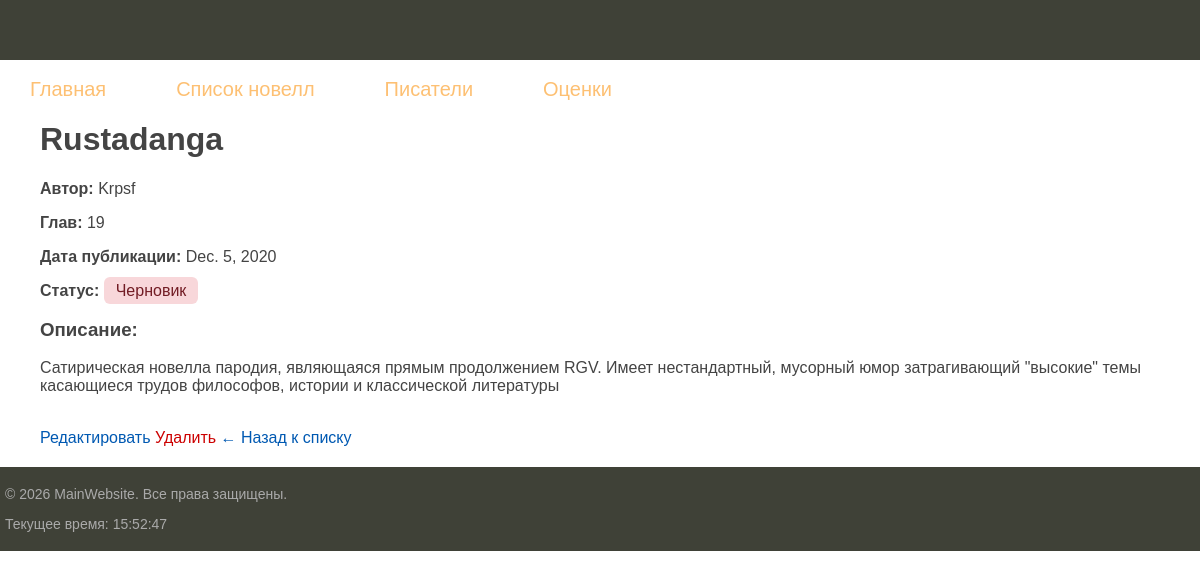
The app's page /novels/rustadanga/ with its own data.
### novel/models.py (models this page shows, shortened)
class Novel(models.Model):
    title = models.CharField(
        max_length=200,
        verbose_name="Название новеллы"
    )
    author = models.CharField(
        max_length=100,
        verbose_name="Автор"
    )
    published_date = models.DateField(
        default=timezone.now,
        verbose_name="Дата публикации"
    )
    chapters_count = models.PositiveIntegerField(
        default=1,
        verbose_name="Количество глав"
    )
    description = models.TextField(
        blank=True,
        null=True,
        verbose_name="Описание"
    )
    slug = models.SlugField(
        max_length=250,
        unique=True,
        blank=True,
        null=True,
        verbose_name="Slug (URL)"
    )
    status = models.CharField(
        max_length=20,
        choices=NovelStatus.choices,
        default=NovelStatus.DRAFT,
        verbose_name="Статус"
    )
    created_at = models.DateTimeField(auto_now_add=True)
    updated_at = models.DateTimeField(auto_now=True)
    objects = NovelManager()  # теперь Novel.objects — это наш менеджер
    all_objects = models.Manager()  # оригинальный менеджер (если понадобится)
    class Meta:
        verbose_name = "Новелла"
        verbose_name_plural = "Новеллы"
        ordering = ['-published_date', 'title']
    def get_status_display(self):
        return dict(NovelStatus.choices).get(self.status, self.status)

### novel/views.py (the view)
# urls.py: path('novels/<slug:slug>/', views.novel_detail, name='novel_detail'),
def novel_detail(request, slug):
    novel = get_object_or_404(Novel, slug=slug)
    return render(request, 'novel_detail.html', {'novel': novel})

### novel/templatetags/novel_tags.py (called while the page is built)
@register.simple_tag
def current_time(format_string='%H:%M:%S'):
    return datetime.now().strftime(format_string)

### novel/templates/novel_detail.html (shortened to what this page needs)
{% extends 'base.html' %}
{% block content %}
<div class="content">
    <h1>{{ novel.title }}</h1>
    <p><strong>Автор:</strong> {{ novel.author }}</p>
    <p><strong>Глав:</strong> {{ novel.chapters_count }}</p>
    <p><strong>Дата публикации:</strong> {{ novel.published_date }}</p>
    <p><strong>Статус:</strong>
        <span style="padding: 5px 12px; border-radius: 6px; background:
            {% if novel.status == 'completed' %}#d4edda; color: #155724;
            {% elif novel.status == 'published' %}#cce5ff; color: #004085;
            {% elif novel.status == 'on_hold' %}#fff3cd; color: #856404;
            {% else %}#f8d7da; color: #721c24;{% endif %}">
            {{ novel.get_status_display }}
        </span>
    </p>
    {% if novel.description %}
        <h3>Описание:</h3>
        <p>{{ novel.description }}</p>
    {% endif %}
    <br>
    <a href="{% url 'novel_update' slug=novel.slug %}" class="control">Редактировать</a>
    <a href="{% url 'novel_delete' slug=novel.slug %}" class="control" style="color: #CC0000;">Удалить</a>
    <a href="{% url 'novel_list' %}" class="control">← Назад к списку</a>
</div>
{% endblock %}

### novel/static/css/styles.css (style rules this page uses)
html, body { font-family: 'Arial'; margin: 0; padding: 0; height: 100%; width: 100%; color: #444; }
a { color: #0059b2; text-decoration: none; }
.content { padding: 40px 20px 20px 40px; width: 100%; box-sizing: border-box; }

### records on screen
Novel: title "Rustadanga", author "Krpsf", chapters_count "19", published_date "Dec. 5, 2020", status "Черновик", description "Сатирическая новелла пародия, являющаяся прямым продолжением RGV. Имеет нестандартный, мусорный юмор затрагивающий \"высокие\" темы касающиеся трудов философов, истории и классической литературы"
